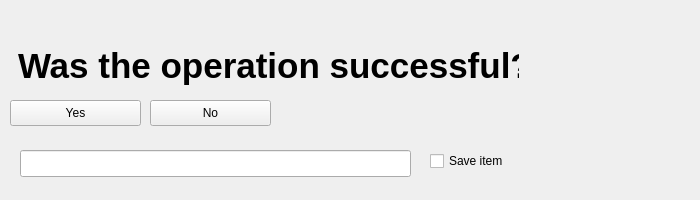
<?xml version="1.0" encoding="UTF-8"?>
<ui version="4.0">
 <class>OperationSuccessfulClass</class>
 <widget class="QWidget" name="OperationSuccessfulClass">
  <property name="geometry">
   <rect>
    <x>0</x>
    <y>0</y>
    <width>700</width>
    <height>200</height>
   </rect>
  </property>
  <property name="windowTitle">
   <string>Form</string>
  </property>
  <property name="autoFillBackground">
   <bool>true</bool>
  </property>
  <widget class="QWidget" name="m_TopLayer" native="true">
   <property name="geometry">
    <rect>
     <x>0</x>
     <y>10</y>
     <width>690</width>
     <height>191</height>
    </rect>
   </property>
   <property name="autoFillBackground">
    <bool>true</bool>
   </property>
   <widget class="QPushButton" name="m_ButtonNo">
    <property name="geometry">
     <rect>
      <x>150</x>
      <y>90</y>
      <width>121</width>
      <height>26</height>
     </rect>
    </property>
    <property name="text">
     <string>No</string>
    </property>
   </widget>
   <widget class="QPushButton" name="m_ButtenYes">
    <property name="geometry">
     <rect>
      <x>10</x>
      <y>90</y>
      <width>131</width>
      <height>26</height>
     </rect>
    </property>
    <property name="text">
     <string>Yes</string>
    </property>
   </widget>
   <widget class="QLabel" name="label">
    <property name="geometry">
     <rect>
      <x>18</x>
      <y>30</y>
      <width>501</width>
      <height>51</height>
     </rect>
    </property>
    <property name="font">
     <font>
      <pointsize>26</pointsize>
      <weight>75</weight>
      <bold>true</bold>
     </font>
    </property>
    <property name="text">
     <string>Was the operation successful?</string>
    </property>
   </widget>
   <widget class="QLineEdit" name="m_LineItemName">
    <property name="geometry">
     <rect>
      <x>20</x>
      <y>140</y>
      <width>391</width>
      <height>27</height>
     </rect>
    </property>
   </widget>
   <widget class="QCheckBox" name="m_CheckBoxSaveItem">
    <property name="geometry">
     <rect>
      <x>430</x>
      <y>140</y>
      <width>97</width>
      <height>22</height>
     </rect>
    </property>
    <property name="text">
     <string>Save item</string>
    </property>
   </widget>
  </widget>
 </widget>
 <resources/>
 <connections/>
</ui>
